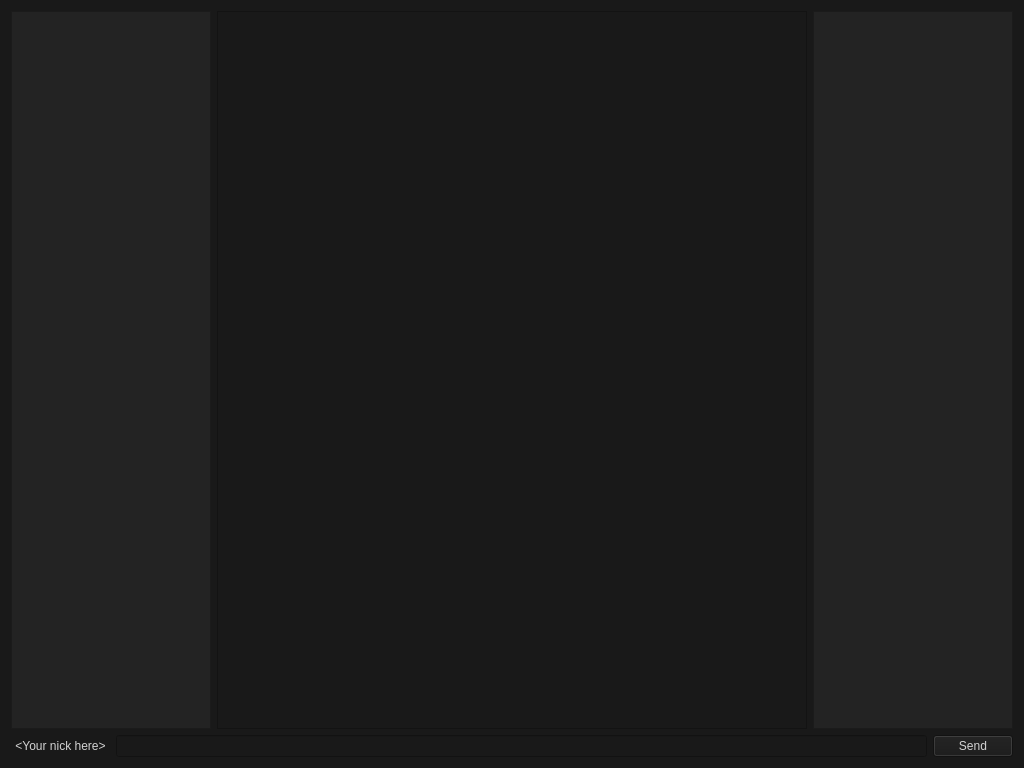
<?xml version="1.0" encoding="UTF-8"?>
<ui version="4.0">
 <class>AppWindow</class>
 <widget class="QMainWindow" name="AppWindow">
  <property name="geometry">
   <rect>
    <x>0</x>
    <y>0</y>
    <width>1024</width>
    <height>768</height>
   </rect>
  </property>
  <property name="minimumSize">
   <size>
    <width>640</width>
    <height>480</height>
   </size>
  </property>
  <property name="font">
   <font>
    <pointsize>12</pointsize>
   </font>
  </property>
  <property name="windowTitle">
   <string>ClobberIRC</string>
  </property>
  <property name="styleSheet">
   <string notr="true">background-color: rgb(25, 25, 25);
color: rgb(210, 210, 210);</string>
  </property>
  <widget class="QWidget" name="centralWidget">
   <layout class="QVBoxLayout" name="verticalLayout">
    <item>
     <layout class="QHBoxLayout" name="horizontalLayout">
      <item>
       <widget class="QTreeView" name="list_channels">
        <property name="maximumSize">
         <size>
          <width>200</width>
          <height>16777215</height>
         </size>
        </property>
        <property name="styleSheet">
         <string notr="true">background-color: rgb(35, 35, 35);</string>
        </property>
        <attribute name="headerVisible">
         <bool>true</bool>
        </attribute>
       </widget>
      </item>
      <item>
       <widget class="QTextEdit" name="te_chat">
        <property name="readOnly">
         <bool>true</bool>
        </property>
       </widget>
      </item>
      <item>
       <widget class="QListView" name="list_users">
        <property name="maximumSize">
         <size>
          <width>200</width>
          <height>16777215</height>
         </size>
        </property>
        <property name="styleSheet">
         <string notr="true">background-color: rgb(35, 35, 35);</string>
        </property>
       </widget>
      </item>
     </layout>
    </item>
    <item>
     <layout class="QHBoxLayout" name="horizontalLayout_2">
      <item>
       <widget class="QPushButton" name="btn_nick">
        <property name="text">
         <string>&lt;Your nick here&gt;</string>
        </property>
        <property name="flat">
         <bool>true</bool>
        </property>
       </widget>
      </item>
      <item>
       <widget class="QLineEdit" name="le_input"/>
      </item>
      <item>
       <widget class="QPushButton" name="pushButton">
        <property name="text">
         <string>Send</string>
        </property>
       </widget>
      </item>
     </layout>
    </item>
   </layout>
  </widget>
  <action name="actionNew_Server">
   <property name="text">
    <string>New Server</string>
   </property>
  </action>
  <action name="actionJoin_Channel">
   <property name="text">
    <string>Join Channel</string>
   </property>
  </action>
 </widget>
 <layoutdefault spacing="6" margin="11"/>
 <resources/>
 <connections/>
</ui>
